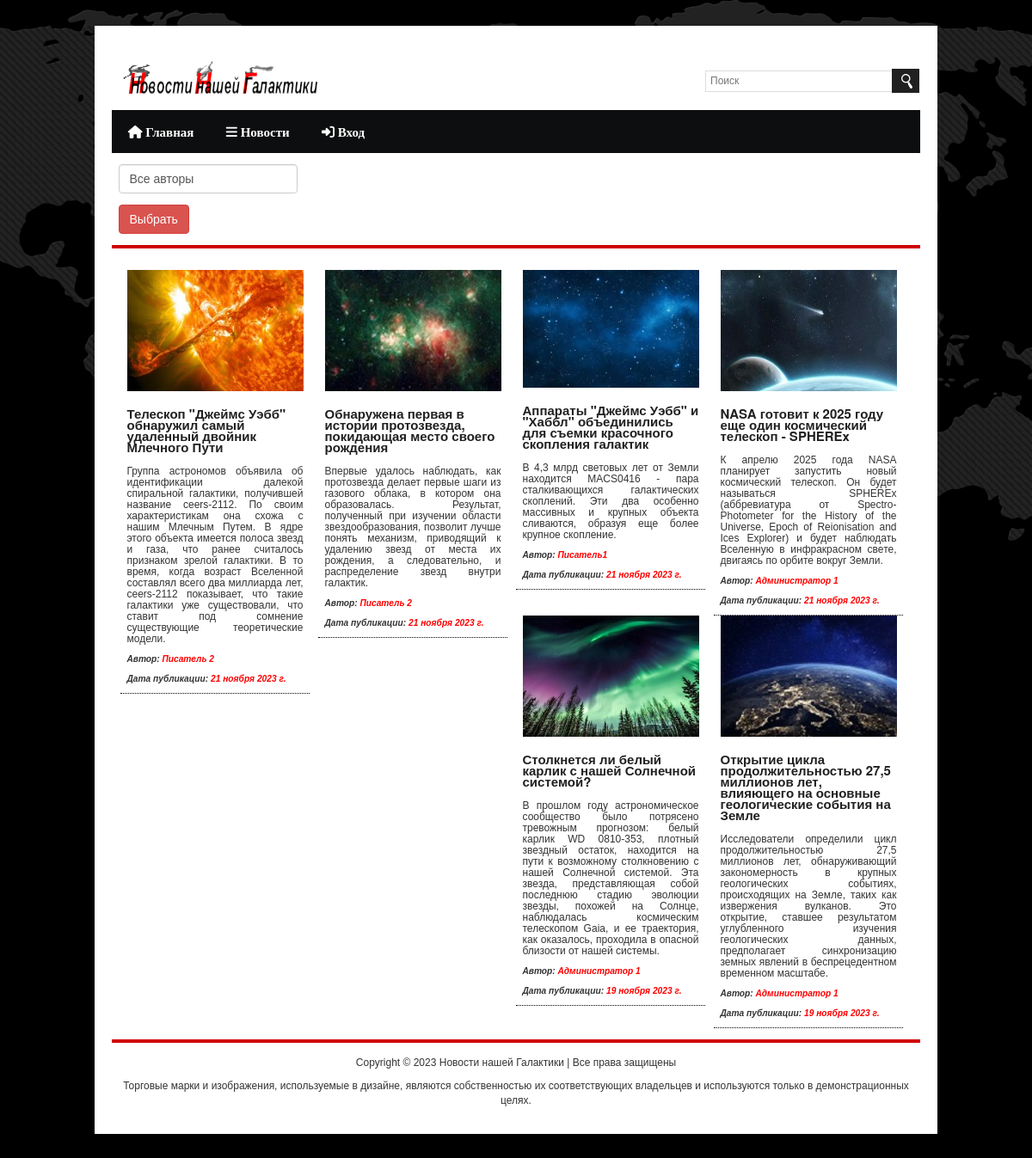
The page /news/ on the database as committed earlier.
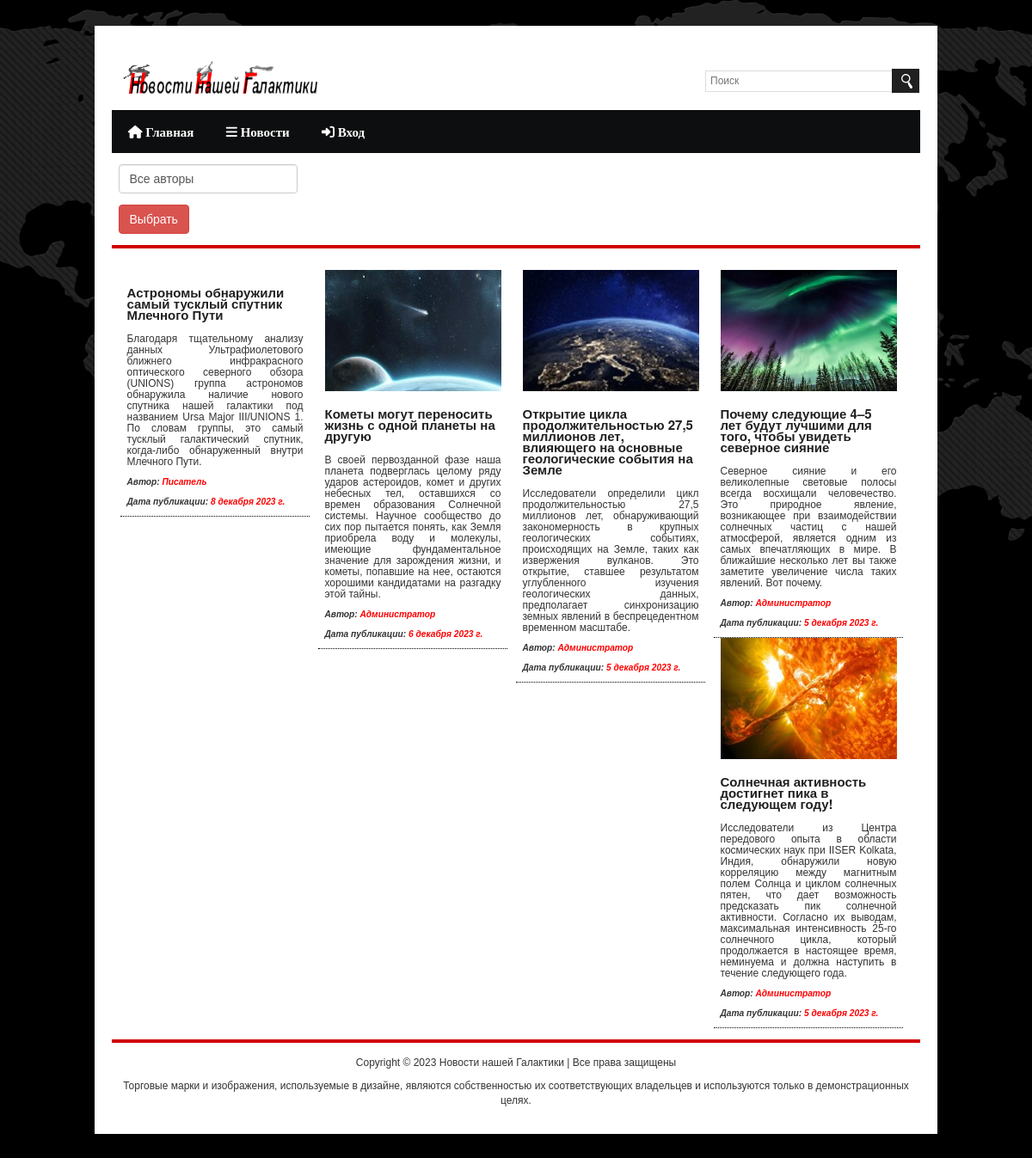
The same page on the database as committed later.
### news/models.py (models this page shows, shortened)
class Article(models.Model):
    categories = (('АН', 'Астрономия'),
                  ('К', 'Космонавтика'),
                  ('АФ', 'Астрофизика'),
                  ('Г', 'Геология'))
    author = models.ForeignKey(User, on_delete=models.SET_NULL, null=True, verbose_name='Автор')
    title = models.CharField('Название новости', max_length=150, default='', null=False)
    anouncement = models.TextField('Аннотация', max_length=1250, null=False)
    source = models.URLField('Источник', null=True)
    sourcename = models.CharField('Название источника', max_length=150, null=False)
    text = models.TextField('Текст новости', null=False)
    date = models.DateTimeField('Дата публикации', auto_created=True)
    categories=models.CharField(choices=categories, max_length=20, verbose_name='Категории', null=False)
    tags = models.ManyToManyField(to=Tag, blank=True)
    status = models.BooleanField(default=False, verbose_name='Опубликовано')
    objects = models.Manager()
    published = PublishedToday()
    def get_absolute_url(self):
        return f'/news/{self.pk}'
    class Meta:
        ordering = ['title','date']
        verbose_name = 'Новость'
        verbose_name_plural = 'Новости'

### users/models.py (models this page shows, shortened)
class Account(models.Model):
    gender_choices = (('М', 'Мужской'),
                      ('Ж', 'Женский'),
                      ('N/A', 'Не определен'))
    user = models.OneToOneField(User, on_delete=models.CASCADE,
                                primary_key=True, verbose_name='Пользователь')
    nickname = models.CharField(max_length=100, verbose_name='Имя автора (псевдоним)')
    birthdate = models.DateField(null=True, verbose_name='День рождения')
    gender = models.CharField(choices=gender_choices, max_length=20, verbose_name='Пол')
    account_image = models.ImageField(default='default.jpg',
                                      upload_to='account_images', verbose_name='Фото аккаунта')
    class Meta:
        ordering = ['user','gender']
        verbose_name = 'Аккаунт'
        verbose_name_plural = 'Аккаунты'

### news/views.py (the view)
# urls.py: path('news/', include('news.urls')),
def news(request):
    news = Article.objects.all()
    paginator = Paginator(news,4)
    page_number = request.GET.get('page')
    page_obj = paginator.get_page(page_number)
    a = news.first()
    categories = a.categories
    author_list = User.objects.all()
    selected = 0
    if request.method == "POST":
        selected = int(request.POST.get('author_filter'))
        if selected == 0:
            news = Article.objects.all().order_by('-date')
        else:
            news = Article.objects.filter(author=selected).order_by('-date')
    else:
        news = Article.objects.all().order_by('-date')
    context = {
        'news': news,
        'author_list': author_list,
        'selected': selected,
        'categories': categories,
        'page_obj': page_obj,
    }
    return render(request, 'news/news.html', context)

### news/templates/news/news.html (shortened to what this page needs)
<!DOCTYPE html PUBLIC "-//W3C//DTD XHTML 1.0 Transitional//EN"
        "http://www.w3.org/TR/xhtml1/DTD/xhtml1-transitional.dtd">
{% load static %}
{% load bootstrap5 %}
{% load crispy_forms_tags %}
<html xmlns="http://www.w3.org/1999/xhtml">
<html lang="ru">
<head>
    {%bootstrap_css%}
    <link rel="stylesheet" type="text/css" href="{% static 'main/' %}assets/font/font-awesome.min.css"/>
    <link rel="stylesheet" type="text/css" href="{% static 'main/' %}assets/font/font.css"/>
    <link rel="stylesheet" type="text/css" href="{% static 'main/' %}assets/css/bootstrap.min.css" media="screen"/>
    <link rel="stylesheet" type="text/css" href="{% static 'main/' %}assets/css/style.css" media="screen"/>
    <link rel="stylesheet" type="text/css" href="{% static 'main/' %}assets/css/responsive.css" media="screen"/>
    <link rel="stylesheet" type="text/css" href="{% static 'main/' %}assets/css/jquery.bxslider.css" media="screen"/>
</head>
<body>
<div class="body_wrapper">
    <div class="center">
        {% block header %} {% include 'main/header.html' %} {% endblock %}
        <br>
        <div class="container-fluid">
            <div class="row">
                <div class="col-lg-3">
                    <form method="post">
                        <select class="form-control" name="author_filter">
                            <option value="0">Все авторы</option>
                        </select><br>
                        <input class="btn btn-danger" type="submit" value="Выбрать">
                    </form>
                </div>
            </div>
        </div>
        <br>
        <h6 class="title"></h6>
        <div class="content_area">
            {% for n in news %}
            <div class="single_cat_left_content floatleft"><div class="container-fluid"><a href="{{ n.get_absolute_url }}"><img
                    src="{% static 'news/' %}images/{{ n.id }}.jpg" alt=""/></a>
                <h3>{{ n.title }}</h3><br>
                <p align="justify">{{ n.anouncement }}</p>
                <p><strong><i><small>Автор: <font color="red">{{ n.author.account.nickname }}</font></small></i></strong></p>
                <p><strong><i><small>Дата публикации: <font color="red">{{ n.date.date }}</font></small></i></strong></p></div>
            </div>
            {% endfor %}
        </div>
        <br>
        <h6 class="title"></h6>
        {% block footer %} {% include 'main/footer.html' %} {% endblock %}
    </div>
</div>
</body>
</html>

### main/templates/main/header.html (shortened to what this page needs)
{% load static %}
<div class="header_area">
    <div class="logo floatleft">
        <a href="{% url 'home' %}"><img src="{% static 'main/' %}images/logo5.png" alt="Иконка"/></a>
    </div>
    <div class="social_plus_search floatright">
        <div class="search">
            <form action="#" method="post" id="search_form">
                <input type="text" id="s" placeholder="Поиск"/>
                <input type="submit" id="searchform" value="search"/>
            </form>
        </div>
    </div>
</div>
{% block sidebar %} {% include 'main/sidebar.html' %} {% endblock %}

### main/templates/main/sidebar.html (shortened to what this page needs)
{% load static %}
<div class="main_menu_area">
    <ul id="nav">
        <li><a href="{% url 'home' %}"><i class="fa-solid fa-house"> Главная</i></a>
        </li>
        <li><a href="{% url 'news_index' %}"><i class="fa-solid fa-bars"> Новости</i></a>
        </li>
        {% if request.user.id %}
        <li><a href="{% url 'user_profile' %}"><i class="fa-solid fa-user"> {{ user }}_{{ request.user.account.nickname }}</i></a>
            <ul>
                {% if user.is_staff == True %}
                <li><a href="http://127.0.0.1:8000/admin/"><i class="fa-solid fa-wand-magic-sparkles"> Создать новость в панели администратора</i></a></li>
                {% endif %}
                <li><a href="{% url 'logout' %}"><i class="fa-solid fa-hand-point-up"> Выйти из профиля</i></a></li>
            </ul>
        </li>
        {% else %}
        <li><a href="{% url 'user_profile' %}"><i class="fa-solid fa-right-to-bracket"> Вход</i></a>
        </li>
        {% endif %}
    </ul>
</div>

### main/templates/main/footer.html
{% load static %}
<div class="copyright_text">
    <p>Copyright &copy; 2023 Новости нашей Галактики | Все права защищены</p>
    <p>Торговые марки и изображения, используемые в дизайне, являются собственностью их соответствующих владельцев и
        используются только в демонстрационных целях.</p>
</div>

### main/static/main/assets/css/style.css (style rules this page uses)
* { margin:0; padding:0 }
body { font-family:Arial; font-size:12px; line-height:13px; background:url("images/site_bg.png") top center no-repeat fixed #000 }
a { color:#000; text-decoration:none }
input[type=text], input[type=password], textarea { border:1px solid #ddd; padding:5px }
input[type=submit] h1, h2, h4, h5, h6 { font-weight:normal; margin:0 0 15px }
h3 { color:#202021; font-size:12px; font-weight:bold; margin-bottom:2px; line-height:13px }
img { max-width:100%; height:auto }
.floatleft { float:left }
.floatright { float:right }
.center { width:980px; display:block; margin:0 auto; padding:20px; background:#fff; transition:all 1.3s ease 0s; -moz-transition:all 1.3s ease 0s; -webkit-transition:all 1.3s ease 0s; -o-transition:all 1.3s ease 0s; -ms-transition:all 1.3s ease 0s }
div { overflow:hidden }
#nav { display:block }
.body_wrapper { background:url("images/body_bg.png") repeat; margin-top:30px; margin-bottom:30px }
.logo { margin-top:20px }
.social_plus_search { margin-bottom:20px }
.search #s { width:87% }
.search #searchform { background:url("images/search.png") no-repeat scroll 0 0 rgba(0,0,0,0); border:medium none; height:28px; margin-left:-4px; text-indent:-99999px; width:13% }
.main_menu_area { overflow:visible; background:#0D0E0F; min-height:50px }
.main_menu_area ul { margin:0; padding:0; list-style:none }
.main_menu_area ul li { float:left; position:relative }
.main_menu_area ul li a { color:#FFF; display:block; font-family:'bebasregular'; font-size:15px; padding:18px 18.7px }
.content_area { margin-top:25px }
.title { border-bottom:4px solid #CF0000; font-family:'bebasregular'; font-size:20px; word-spacing:2px }
.single_cat_left_content { border-bottom:1px dotted #000; margin-left:10px; width:220px }
.single_cat_left_content h3 { font-size:15px }
.copyright_text { line-height:17px; text-align:center }

Rows that differ between the two databases and show on the page:
removed Article: shows a picture, title "Обнаружена первая в истории протозвезда, покидающая место своего рождения", anouncement "Впервые удалось наблюдать, как протозвезда делает первые шаги из газового облака, в котором она образовалась. Результат, полученный при изучении области звездообразования, позволит лучше понять механизм, приводящий к удалению звезд от места их рождения, а следовательно, и распределение звезд внутри галактик.", author.account.nickname "Писатель 2", date "21 ноября 2023 г."
removed Article: shows a picture, title "Аппараты \"Джеймс Уэбб\" и \"Хаббл\" объединились для съемки красочного скопления галактик", anouncement "В 4,3 млрд световых лет от Земли находится MACS0416 - пара сталкивающихся галактических скоплений. Эти два особенно массивных и крупных объекта сливаются, образуя еще более крупное скопление.", author.account.nickname "Писатель1", date "21 ноября 2023 г."
added Article: title "Астрономы обнаружили самый тусклый спутник Млечного Пути", anouncement "Благодаря тщательному анализу данных Ультрафиолетового ближнего инфракрасного оптического северного обзора (UNIONS) группа астрономов обнаружила наличие нового спутника нашей галактики под названием Ursa Major III/UNIONS 1. По словам группы, это самый тусклый галактический спутник, когда-либо обнаруженный внутри Млечного Пути.", author.account.nickname "Писатель", date "8 декабря 2023 г."
changed Article: title "NASA готовит к 2025 году еще один космический телескоп - SPHEREx" → "Кометы могут переносить жизнь с одной планеты на другую"; anouncement "К апрелю 2025 года NASA планирует запустить новый космический телескоп. Он будет называться SPHEREx (аббревиатура от Spectro-Photometer for the History of the Universe, Epoch of Reionisation and Ices Explorer) и будет наблюдать Вселенную в инфракрасном свете, двигаясь по орбите вокруг Земли." → "В своей первозданной фазе наша планета подверглась целому ряду ударов астероидов, комет и других небесных тел, оставшихся со времен образования Солнечной системы. Научное сообщество до сих пор пытается понять, как Земля приобрела воду и молекулы, имеющие фундаментальное значение для зарождения жизни, и кометы, попавшие на нее, остаются хорошими кандидатами на разгадку этой тайны."; author.account.nickname "Администратор 1" → "Администратор"; date "21 ноября 2023 г." → "6 декабря 2023 г."; moves up the list
changed Article (number 3 of 5 on the later page): author.account.nickname "Администратор 1" → "Администратор"; date "19 ноября 2023 г." → "5 декабря 2023 г."; moves up the list
changed Article: title "Столкнется ли белый карлик с нашей Солнечной системой?" → "Почему следующие 4–5 лет будут лучшими для того, чтобы увидеть северное сияние"; anouncement "В прошлом году астрономическое сообщество было потрясено тревожным прогнозом: белый карлик WD 0810-353, плотный звездный остаток, находится на пути к возможному столкновению с нашей Солнечной системой. Эта звезда, представляющая собой последнюю стадию эволюции звезды, похожей на Солнце, наблюдалась космическим телескопом Gaia, и ее траектория, как оказалось, проходила в опасной близости от нашей системы." → "Северное сияние и его великолепные световые полосы всегда восхищали человечество. Это природное явление, возникающее при взаимодействии солнечных частиц с нашей атмосферой, является одним из самых впечатляющих в мире. В ближайшие несколько лет вы также заметите увеличение числа таких явлений. Вот почему."; author.account.nickname "Администратор 1" → "Администратор"; date "19 ноября 2023 г." → "5 декабря 2023 г."; moves down the list
changed Article: title "Телескоп \"Джеймс Уэбб\" обнаружил самый удаленный двойник Млечного Пути" → "Солнечная активность достигнет пика в следующем году!"; anouncement "Группа астрономов объявила об идентификации далекой спиральной галактики, получившей название ceers-2112. По своим характеристикам она схожа с нашим Млечным Путем. В ядре этого объекта имеется полоса звезд и газа, что ранее считалось признаком зрелой галактики. В то время, когда возраст Вселенной составлял всего два миллиарда лет, ceers-2112 показывает, что такие галактики уже существовали, что ставит под сомнение существующие теоретические модели." → "Исследователи из Центра передового опыта в области космических наук при IISER Kolkata, Индия, обнаружили новую корреляцию между магнитным полем Солнца и циклом солнечных пятен, что дает возможность предсказать пик солнечной активности. Согласно их выводам, максимальная интенсивность 25-го солнечного цикла, который продолжается в настоящее время, неминуема и должна наступить в течение следующего года."; author.account.nickname "Писатель 2" → "Администратор"; date "21 ноября 2023 г." → "5 декабря 2023 г."
